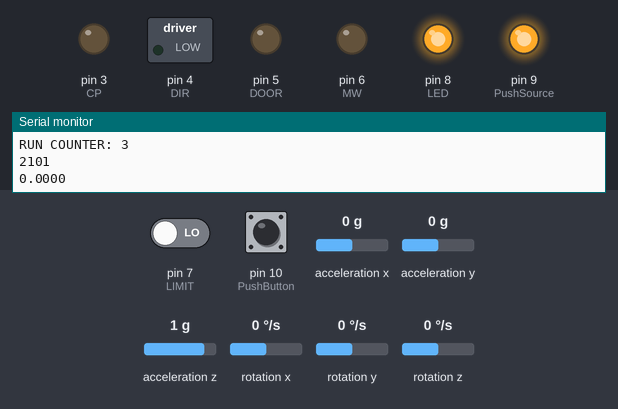
A sketch run on a simulated Arduino Uno, built with avr-gcc and run on an emulated ATmega328P. On the bench: switched loads named in the sketch (green lamp = pin HIGH), output pins drawn as LEDs (lit = HIGH), the last lines printed to the serial monitor. The inputs (shaded band) are chosen by the test bench; at power-on: pin 10 (PushButton) LOW, pin 7 (LIMIT) LOW, acceleration x 0 g, acceleration y 0 g, acceleration z 1 g, rotation x 0 °/s, rotation y 0 °/s, rotation z 0 °/s.

Above: at 2.4 s.
2.5 s: pin 10 (PushButton) pulled HIGH for 1 s
At 6.29 s:
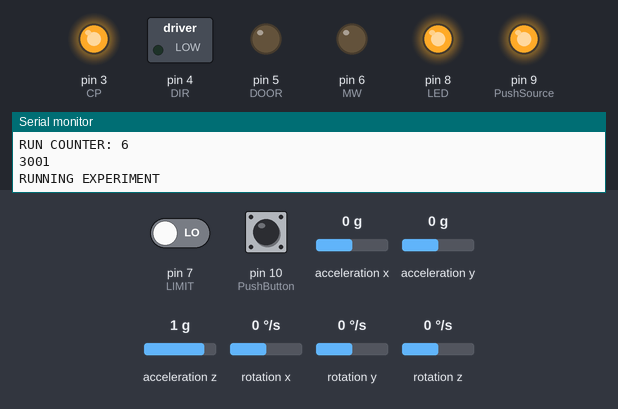
6.5 s: pin 7 (LIMIT) driven HIGH
At 9.0 s:
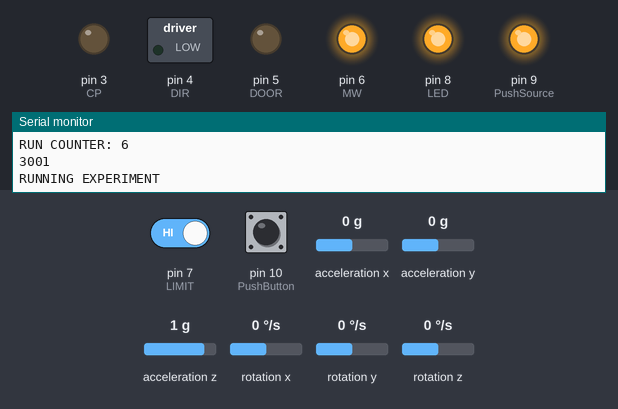
At 20.8 s:
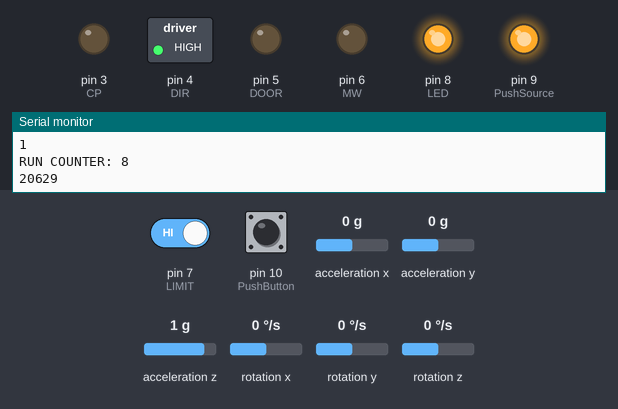
Timing chart, 0 to 21.0 s (numbered marks = the images above; inputs shaded):
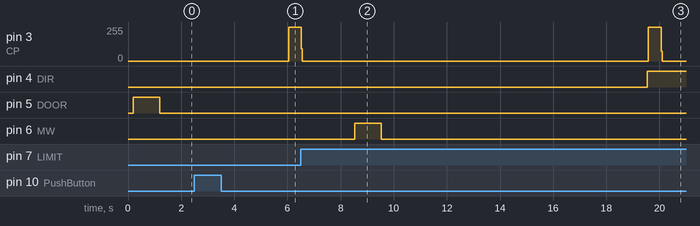

The sketch:

COLLIDE2020_1g_test_code.ino
```cpp
//This code is meant to test single COLLIDE on a level tabletop in a 1g environment.
//Written by Richard Wakefield
//July 2020

// DIFFERENCES BETWEEN THIS AND THE FLIGHT CODE:
// 1) There is a "-1" added into line 320 to manually subtract gravity.  This makes the experiment think it is in freefall while sitting on a level table.
// 2) The time between projectile launching has been decreased from 103 seconds to 10 seconds, so that we don't have to wait excessively long. (See line 265)


#include "I2Cdev.h"
#include "MPU6050_6Axis_MotionApps20.h"

// Arduino Wire library is required if I2Cdev I2CDEV_ARDUINO_WIRE implementation
// is used in I2Cdev.h
#if I2CDEV_IMPLEMENTATION == I2CDEV_ARDUINO_WIRE
#include "Wire.h"
#endif

// Defines the number of accelerometer data points per packet
// A packet size of 75 corresponds to a sampling window of approximately 50ms
#define PACKET_SIZE 75

// Declares a new MPU6050 object named "accelerometer"
MPU6050 accelerometer;

//#define  "X"                 SCL  // Not used.
//#define  "X"                 SDA  // Not used.
//#define  "X"                 AREF // Not used.
//#define  "X"                 GND  // Not used.
#define    AccLim              12   // Analog accelerometer Read
//#define    PiTrigger         11   // Out to Pi
#define    PushButton          10   // PushButton Detection
#define    PushSource          9    // +V for PushButton Detection
#define    LED                 8    // Output for LED's

#define    LIMIT               7    // Limit Switch
#define    MW                  6    // Output for muscle wire
#define    DOOR                5    // Output for microstep power
#define    DIR                 4    // Output for stepper direction
#define    CP                  3    // Output for stepper signal
#define    CAM                 2    // Output for camera trigger *disabled*
//#define  "X"                 1    // Not used.
//#define  "X"                 0    // Not used.

//#define  SCL                 A5   // Not used.
//#define  SDA                 A4   // Not used.
//#define  "X"                 A3   // Not used.
//#define  "X"                 A2   // Not used.
//#define  "X"                 A1   // Not used.

//  O                          V(in)
//  O                          GND
//  O                          GND
//  O                          5V
//  X                          3.3V
//  X                          RESET
//  X                          IOREF
//  X

// This is where "getmotion6" places its outputs.  These represent RAW readings from accelerometer and gyroscope.  Gyroscope is currently unused.
int16_t ax, ay, az;
int16_t gx, gy, gz;

// Arrays and ints for calculating averages in each packet
int packetData[(PACKET_SIZE * 3)];
float averageAccel[3];
float axAccum = 0;
float ayAccum = 0;
float azAccum = 0;

// Freefall threshold; max total acceleration value (in g's) that can be considered freefall
float freefallThreshold = 0.35;

// Bools that say, for each packet interval, if each acceleration component is under the threshold
bool isInFreefallXInterval = false;
bool isInFreefallYInterval = false;
bool isInFreefallZInterval = false;

// Counts the number of times that GetPacket has returned saying that freefall conditions are met
int runCounter = 0;

// Threshold that runCounter must reach to trigger the experiment.  This corresponds to the amount of time required in freefall to trigger the experiment.
int runThreshold = 300;

//When runExperiment turns to true, the program exits the trigger loop and runs the experiment
bool runExperiment = false;

int i;                            // Counter for Door
int j;                            // Temp door variable
int limitFlag = LOW;              // Limit Switch on Door

int button = 0;                   // Button State

bool RUN = true;                  // When the experiment runs for the first time, this turns false.  When false, this prevents the experiment from running again erroneously

void Experiment();                // Create Experiment Function, filled out further down
void GetPacket();

void setup()
{
  pinMode(LED,         OUTPUT);   // Set LED pin as output.
  //pinMode(CAM,       OUTPUT);   // Set camera trigger pin as output.
  pinMode(MW,          OUTPUT);   // Set muscle wire pin as output.
  pinMode(DOOR,        OUTPUT);   // Set microstep driver pin as output.
  pinMode(CP,          OUTPUT);   // Set stepper motor signal pin as output.
  pinMode(DIR,         OUTPUT);   // Set stepper motor direction pin as output.
  pinMode(LIMIT,       INPUT);    // Set the limit switch on the door as input
  pinMode(PushButton,  INPUT);    // Pin detection for pushbutton
  //pinMode(PiTrigger, OUTPUT);   // Output signal for R-Pi
  pinMode(PushSource,  OUTPUT);   // +V for pushbutton
  pinMode(AccLim,      INPUT);    // Accelerometer Limit Switch

  digitalWrite(LED,         HIGH);    // Turn on LEDs
  //digitalWrite(CAM,       LOW);     // CAM is disabled
  digitalWrite(MW,          LOW);     // Keep muscle wire off
  digitalWrite(DOOR,        LOW);     // Disable door
  digitalWrite(CP,          LOW);     //
  digitalWrite(DIR,         LOW);     //
  //digitalWrite(PiTrigger, LOW);     // Start with Pi Trigger Low
  digitalWrite(PushSource,  HIGH);    // Drive source for PushButton High

  delay(200);
  digitalWrite(DOOR, HIGH);
  delay(1000);
  digitalWrite(DOOR, LOW);

  // Begin setup of the accelerometer I2C communications

  // join I2C bus (I2Cdev library doesn't do this automatically)
#if I2CDEV_IMPLEMENTATION == I2CDEV_ARDUINO_WIRE
  Wire.begin();
  Wire.setClock(400000); // 400kHz I2C clock. Comment this line if having compilation difficulties
#elif I2CDEV_IMPLEMENTATION == I2CDEV_BUILTIN_FASTWIRE
  Fastwire::setup(400, true);
#endif

  // Initialize serial communication at 115200 baud
  Serial.begin(115200);

  // initialize device
  Serial.println(F("Initializing I2C devices..."));
  accelerometer.initialize();

  // verify connection
  Serial.println(F("Testing device connections..."));
  Serial.println(accelerometer.testConnection() ? F("MPU6050 connection successful") : F("MPU6050 connection failed"));

  // End setup of accelerometer I2C

  // Set custom offsets to manually calibrate the accelerometer.
  // When sitting still on a level surface and correctly calibrated,
  // the accelerometer/gyro should output all 0's for  the g values, 0 for x and y accel, and +1g (scaled) for z accel.
  // **CURRENTLY CALIBRATED FOR +/- 4g RANGE**
  accelerometer.setXGyroOffset(0);
  accelerometer.setYGyroOffset(270);
  accelerometer.setZGyroOffset(0);
  accelerometer.setXAccelOffset(-2132);
  accelerometer.setYAccelOffset(780);
  accelerometer.setZAccelOffset(1462);

  // Sets the accelerometer sensitivity.
  // MPU6050_ACCEL_FS_2 sets range to +/- 2g
  // MPU6050_ACCEL_FS_4 sets range to +/- 4g
  // MPU6050_ACCEL_FS_8 sets range to +/- 8g
  // MPU6050_ACCEL_FS_16 sets range to +/- 16g
  // Raw acceleration values are always returned as an integer between -32768 and +32768, scaled to the set range.
  // Example: When set to +/- 2g, a normal 1g from gravity will output as 16384.  If set to +/- 4g, 1g gravity will output as 8192, etc.
  accelerometer.setFullScaleAccelRange(MPU6050_ACCEL_FS_4);

}


void loop()
{

while (!runExperiment)
  {
    //digitalWrite(DOOR,LOW);                               // Keep the microstep driver off.
    digitalWrite(MW,LOW);                                 // Keep the muscle wire off.

    // Gets PushButton state
    button = digitalRead(PushButton);

    // Gets packet of accelerometer readings and returns bools that say if accelerations are below the microgravity detection threshold
    GetPacket();

    // Checks bools returned by GetPacket()
    if (isInFreefallXInterval && isInFreefallYInterval && isInFreefallZInterval)
    {
      // If freefall was detected from that packet, increment runCounter up by 1
      runCounter++;
    }
    else
    {
      // If freefall conditions were NOT detected from that packet, subtract 10 from runCounter, down to a minimum of 0
      runCounter = runCounter - 10;
      if(runCounter < 0)
      {
        runCounter = 0;
      }
    }

    // Once runCounter exceeeds runThreshold, runExperiment turns true and the experiment begins
    if (runCounter >= runThreshold && RUN == true)
    {
      runExperiment = true;
    }
    //Runs the experiment when the button is pressed
    else if(button == 1 && RUN == true)
    {
      runExperiment = true;
      Serial.println("Button Pushed");
    }

    Serial.println(averageAccel[0], 4);
    Serial.println(averageAccel[1], 4);
    Serial.println(averageAccel[2], 4);
    Serial.println(isInFreefallXInterval);
    Serial.println(isInFreefallYInterval);
    Serial.println(isInFreefallZInterval);\
    Serial.print("RUN COUNTER: ");
    Serial.print(runCounter);
    Serial.println("");
    Serial.println(millis());
    Serial.println("");
  }

Serial.println("RUNNING EXPERIMENT");
Experiment();

}

void Experiment()
{
    delay(1000);                                            // Wait 1.0 seconds.

    //digitalWrite(DOOR,HIGH);                              // Turn on the microstep driver.
    delay(1000);                                          // Wait 1.0 seconds.
    digitalWrite(DIR, LOW);                               // Set stepper motor direction to LOW (opening).
    delay(1000);                                          // Wait 1.0 seconds.

     // Open the tray door.
    i=0;
    for(i=0; i<7000; i++)                                 // The stepper motor will receive up to 7000 pulses (~6750 needed for full door open in testing)
    {                                                     // This range dictates how far the tray door opens
      if (limitFlag == LOW)
      {
        digitalWrite(CP,HIGH);                            // will open, and how long the stepper motor
        delay(2);                                         // will be running. A delay MUST BE USED between
        digitalWrite(CP,LOW);                             // signal pulses, with "2" being the minimum. A
        j=i;                                              // higher number will open the door slower.
      }
      limitFlag = digitalRead(LIMIT);
    }

    // Activate the projectile launcher.
    delay(2000);
    digitalWrite(MW,HIGH);                                // Turns on the muscle wire circuit. This is a
    delay(1000);                                          // high current circuit, limited to just under
    digitalWrite(MW,LOW);                                 // a 500mA draw. It is active for 1.00 seconds
    delay(10000);                                         // and is then deactivated. The 103.0 second delay
//                                                        // after the muscle wire goes LOW is the amount of
//                                                        // time used for data recording before the door closes again.

    RUN = false;                                          // Set Flag saying experiment has been run
    runExperiment = false;


    digitalWrite(DIR,HIGH);                               // Set stepper motor direction to HIGH (closing).
    i=0;                                                  // Reset variable "i" to zero.
    for(i=0; i<(j); i++)                                    // Perform the same routine as opening the tray
    {                                                     // door.
      digitalWrite(CP,HIGH);
      delay(2);
      digitalWrite(CP,LOW);
    }
    //digitalWrite(DOOR, LOW);                              // Turn off the microstep driver

}

// Places the packet code into its own function
void GetPacket()
{
  // Resets these values for running through the loop again
  axAccum = 0;
  ayAccum = 0;
  azAccum = 0;

  // Loads the packetData array with PACKET_SIZE sets of ax, ay, and az values
  for (int i = 0; i < PACKET_SIZE; i++)
  {
    accelerometer.getMotion6(&ax, &ay, &az, &gx, &gy, &gz);
    packetData[(i * 3)] = ax;
    packetData[(i * 3) + 1] = ay;
    packetData[(i * 3) + 2] = az;
  }

  // Averages the data points into a single vector averageAccel
  for (int i = 0; i < PACKET_SIZE; i++)
  {
    axAccum = axAccum + packetData[(i * 3)];
    ayAccum = ayAccum + packetData[(i * 3) + 1];
    azAccum = azAccum + packetData[(i * 3) + 2];
  }
  averageAccel[0] = axAccum / PACKET_SIZE;
  averageAccel[1] = ayAccum / PACKET_SIZE;
  averageAccel[2] = azAccum / PACKET_SIZE;

  // Converts raw into g's.  See accelerometer range setting for divisor.
  // +/- 2g = 16384
  // +/- 4g = 8192
  // +/- 8g = 4096
  // +/- 16g = 2048
  averageAccel[0] = averageAccel[0] / 8192;
  averageAccel[1] = averageAccel[1] / 8192;
  averageAccel[2] = (averageAccel[2] / 8192)-1;

  //Compares average acceleration for this packet to the freefall threshold and returns 3 bools
  if (abs(averageAccel[0]) < freefallThreshold)
  {
    isInFreefallXInterval = true;
  }
  else
  {
    isInFreefallXInterval = false;
  }

  if (abs(averageAccel[1]) < freefallThreshold)
  {
    isInFreefallYInterval = true;
  }
  else
  {
    isInFreefallYInterval = false;
  }

  if (abs(averageAccel[2]) < freefallThreshold)
  {
    isInFreefallZInterval = true;
  }
  else
  {
    isInFreefallZInterval = false;
  }

  // ***END OF GetPacket***
}
```

Measured:
- after the input at 2.5 s, pin 3 (CP): 0/255 → 254/255 after 3.5 s
- after the input at 6.5 s, pin 4 (DIR): LOW → HIGH after 13.0 s; pin 6 (MW): LOW → HIGH after 2.0 s, → LOW 1.0 s later
